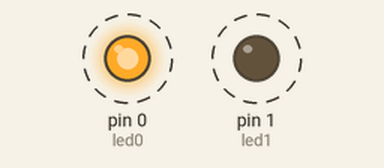
The sketch below on a simulated Arduino Uno, built with avr-gcc and run on an emulated ATmega328P. On the bench: output pins drawn as LEDs (lit = HIGH). Dashed ring = blinking.

Above: at 0.2 s.
Timing chart, 0 to 3.0 s (numbered marks = the images above):
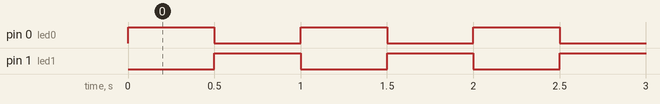

The sketch:

Blink_UPDATE.ino
```cpp
//  Blink alternate
//Turns tx and rx indicator LED on and off one after another within a time period of 500miliseconds , repeatedly.

//Most Arduinos have two on-board LED thats normally indicates the data transmission status . On the UNO, MEGA and ZERO
//it is attached to digital pin 0 and 1,

//If you want to know what pin the on-board LED is connected to on your Arduinomodel, check the Technical Specs of your board at:
// https://www.arduino.cc/en/Main/Products

//modified 6 feb 2020
//by babludhaki


  int led0 = 0;
  int led1 = 1;
// the setup function runs once when you press reset or power the board
void setup() {

  pinMode(led0, OUTPUT);// initialize digital pin LED_BUILTIN as an output.
  pinMode(led1, OUTPUT);
}

// the loop function runs over and over again forever
void loop() {
  digitalWrite(led0, HIGH); //state the tx led high
  digitalWrite(led1,LOW );  //state the rx led low


  delay(500);                  // wait for half a second
  digitalWrite(led0, LOW);    //state the tx led high
  digitalWrite(led1, HIGH);  //state the rx led low

  delay(500);                       // wait for half a second
}
```

Measured:
- by itself, pin 0 (led0), pin 1 (led1): alternates HIGH for 0.50 s and LOW for 0.50 s
